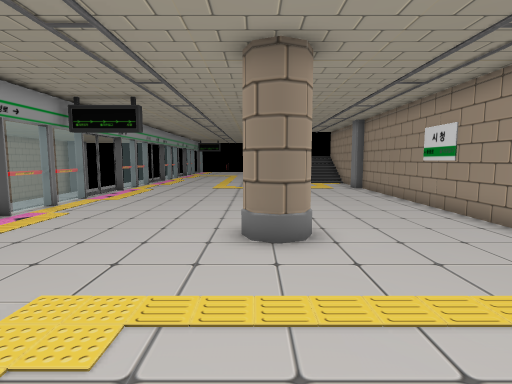
View 1 (above)

17 first-person views from a walk through a Unity game level. The camera is 1.5 m above the floor, tilts 6° down and sees 80° across. The floor is counted in squares, 1 m on a side. Each view is taken from the middle of a square. On the plan, view 1 faces up. The plan holds only what a view shows up to about 15 squares ahead; the rest is blank. The place goes on beyond the plan. The player is left out. Some animated figures are not drawn. Door leaves are left out, so doorways stand open. Some surface patterns are stand-ins.

View 2
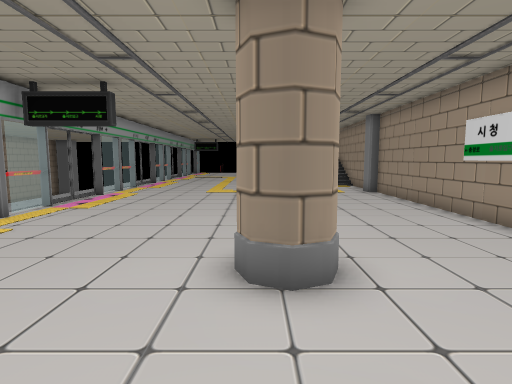

View 3
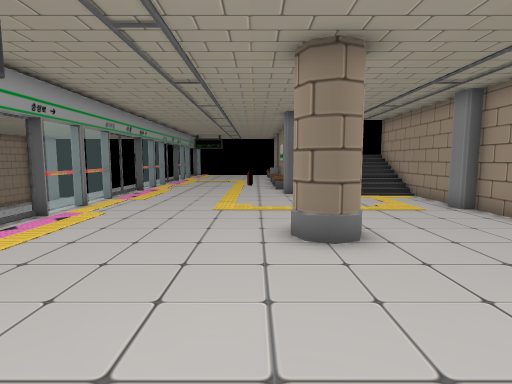

View 4
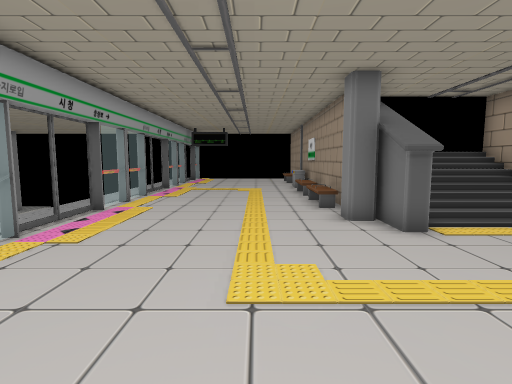

View 5
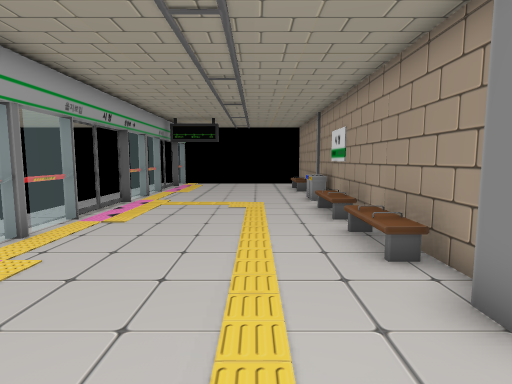

View 6
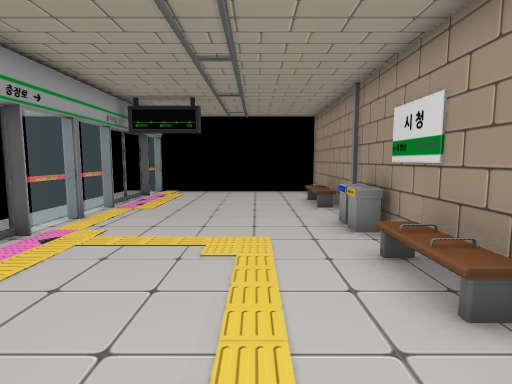

View 7
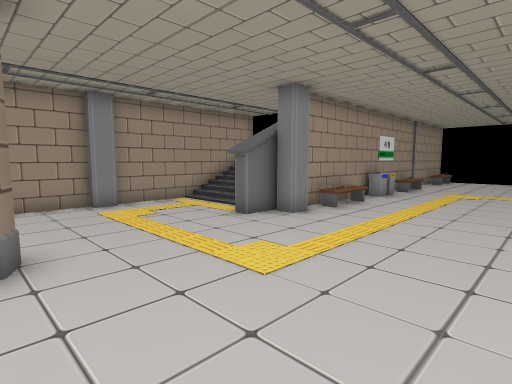

View 8
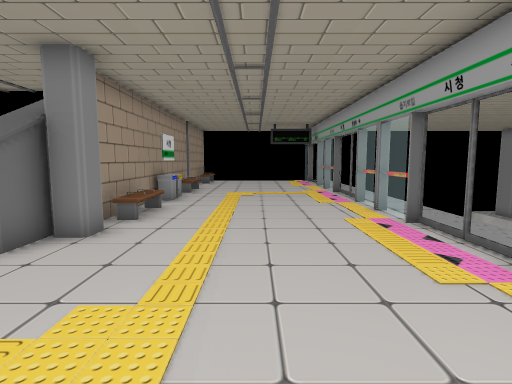

View 9
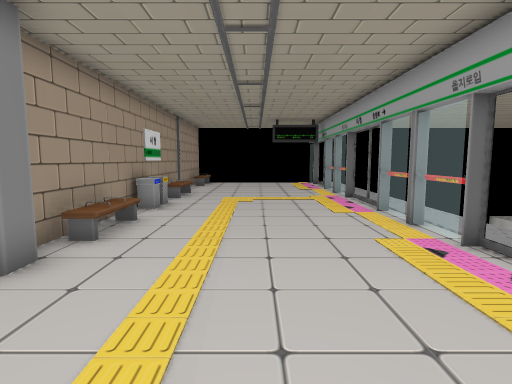

View 10
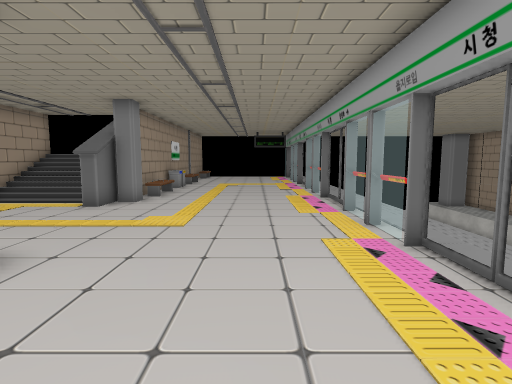

View 11
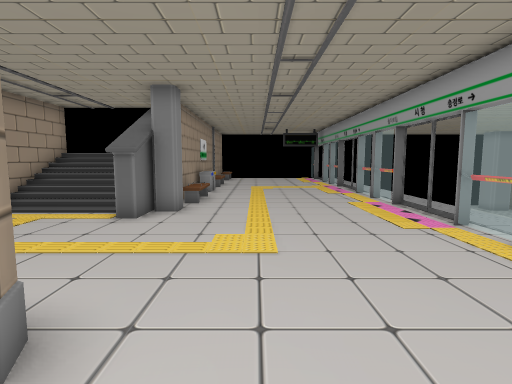

View 12
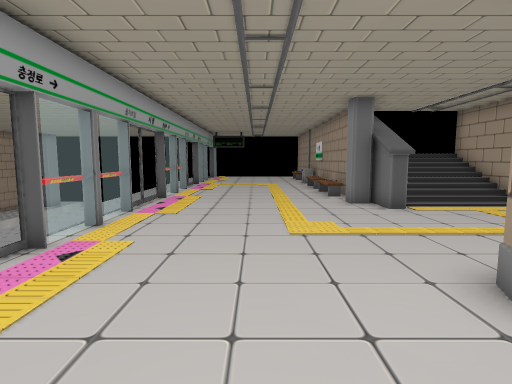

View 13
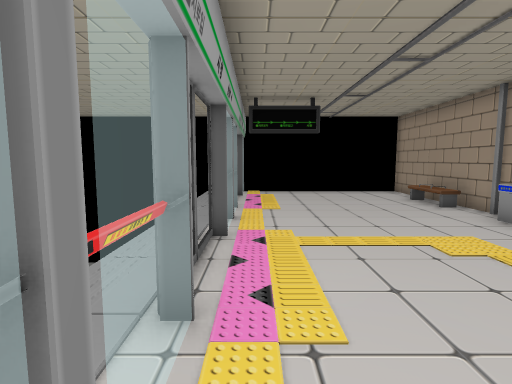

View 14
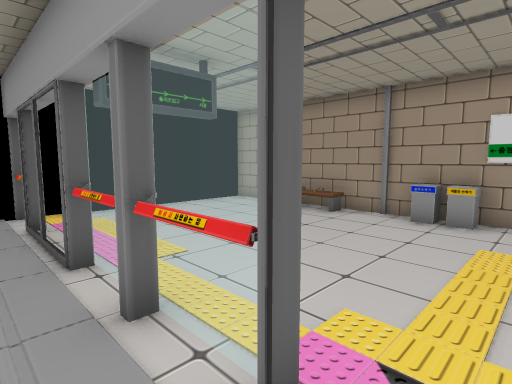

View 15
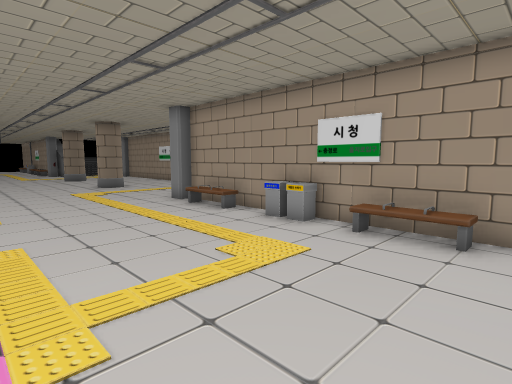

View 16
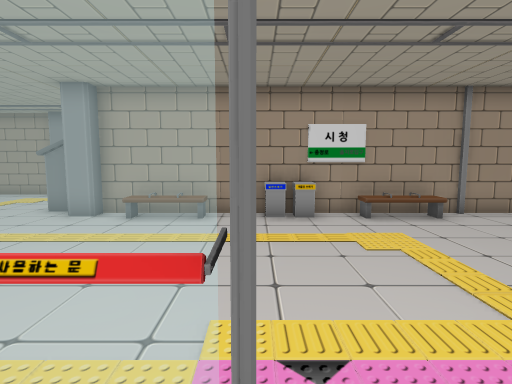

View 17
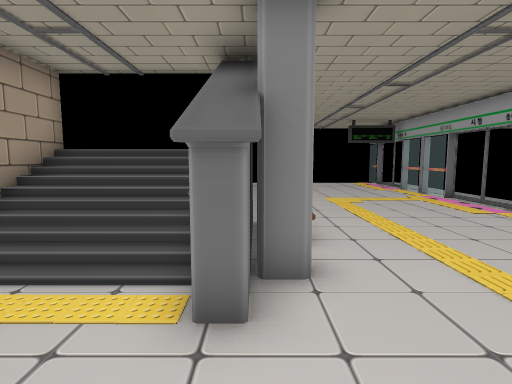

### Floor plan
Key: @ floor where view 1 was taken; # wall or solid block; . floor; / step, stairs or slope; D open door; = window, fence, low wall or low ledge; ^ raised ledge; O other object.
Columns run from 8 left of view 1 to 6 right of it. Each row starts with its distance up from view 1.
 38 ##########
 37 .=.......#
 36 .D.......#
 35 .D......O#
 34 .D......O#
 33 .D......O#
 32 .=.......#
 31 .#.......#
 30 .=......^#
 29 .D.......#
 28 .D......O#
 27 .D......O#
 26 .D......O#
 25 .=.......#
 24 .#......O#
 23 .=......O#  //#
 22 .D.......# ///#
 21 .D.......O ///#
 20 .D.......##///#
 19 .D............#
 18 .=............#
 17 .#............O
 16 .=...........OO
 15 .D............#
 14 .D............#
 13 .D......OO....#
 12 .D.....O......#
 11 .=............#
 10 .#............#
  9  =............#
  8  D............#
  7  D......O.....#
  6 .D......OO....#
  5 .D............#
  4 .=............#
  3 .#............O
  2 .=...........OO
  1 .D............#
  0 .D......@#....#
 -1 .D.......O////#
 -2 .D.......#////#
 -3 .=...... #////#
 -4 .#...... #////#
 -5 .=......O######
 -6 .D......=#
 -7 .D......=#
 -8 .D.......#
 -9 .D......O#
-10 .=......O#
-11 .#......O#
-12  =.......#

Positions as (right, up) in squares from view 1, and headings:
1: (0, 0), facing up
2: (0, 2), facing up
3: (-1, 7), facing up
4: (-2, 13), facing up
5: (-2, 18), facing up
6: (-2, 23), facing up
7: (-5, 6), facing down-right
8: (-3, 5), facing down
9: (-3, 3), facing down
10: (-4, 10), facing down
11: (-2, 8), facing down
12: (-3, 10), facing up
13: (-6, 23), facing up
14: (-8, 28), facing up-right
15: (-6, -12), facing up-right
16: (-8, -6), facing right
17: (1, 3), facing down
